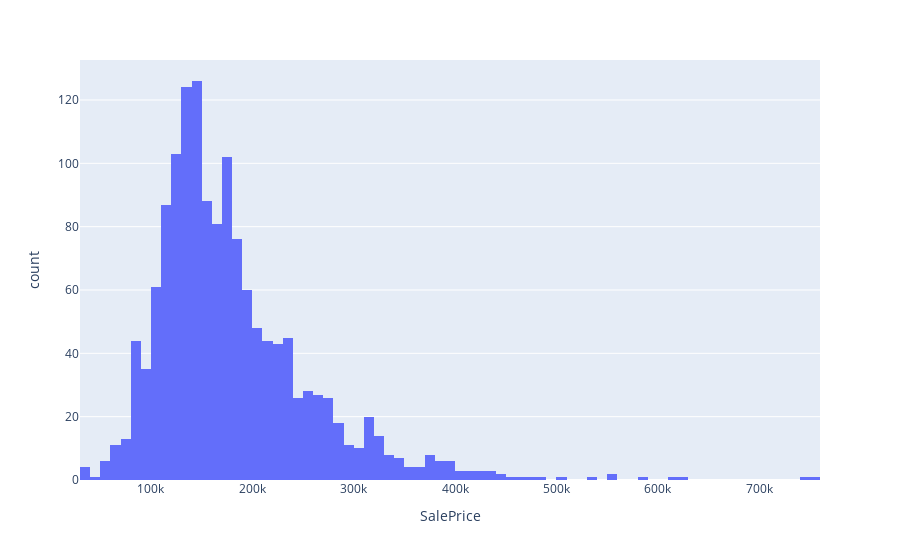

The cell this chart's notebook holds for it:
### Code cell
fig = px.histogram(train, x="SalePrice")
fig.show()

### Figure 1 — Plotly figure (JSON) as saved in the notebook; plotly's stock layout.template omitted (floating-point values rounded to 4 significant figures; data arrays with more than 128 entries replaced by an {"elided": "..."} marker saying what was removed)
{"data": [{"alignmentgroup": "True", "bingroup": "x", "hovertemplate": "SalePrice=%{x}<br>count=%{y}<extra></extra>", "legendgroup": "", "marker": {"color": "#636efa", "pattern": {"shape": ""}}, "name": "", "offsetgroup": "", "orientation": "v", "showlegend": false, "type": "histogram", "x": {"elided": "1452 int values"}, "xaxis": "x", "yaxis": "y"}], "layout": {"barmode": "relative", "legend": {"tracegroupgap": 0}, "margin": {"t": 60}, "xaxis": {"anchor": "y", "domain": [0, 1], "title": {"text": "SalePrice"}}, "yaxis": {"anchor": "x", "domain": [0, 1], "title": {"text": "count"}}}}
